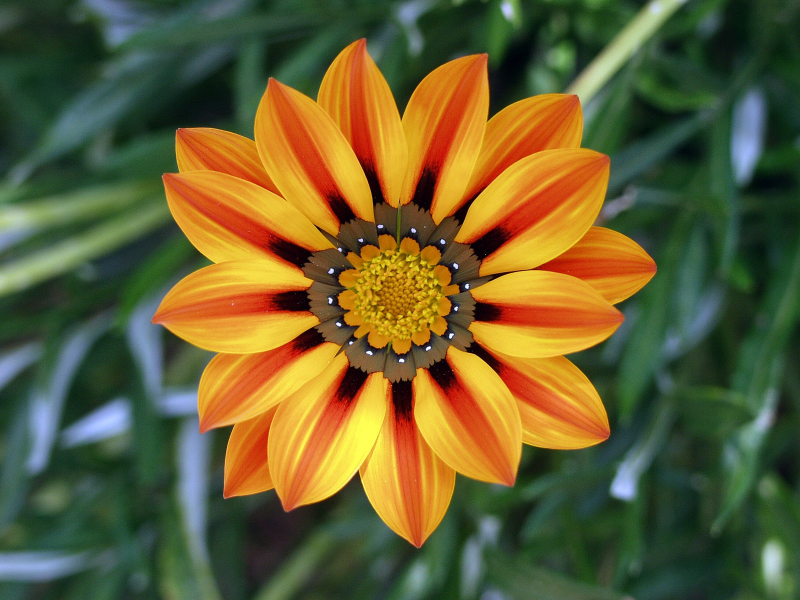
#> input picture Camera/Flower.jpg, 1600 x 1200 px (shown at 1/2 size)
$ python image.py
#> lines starting #> are read from the running program, lines starting #| are printed output that depends on the picture; after the words box and inside, x2 and y2 are one past the last pixel; in counts of white or black regions, pixels touching at a corner belong together
#> in main, image is the input picture: shape (1200, 1600, 3); mean B, G, R 50.7, 94.9, 102.7
import cv2

# [53 lines left out: functions roiImage, resizeImage, rotateImage, smoothImage, edgeDetection, not called in this run]

def thresholdImage(image):
    gray = cv2.cvtColor(image, cv2.COLOR_BGR2GRAY)
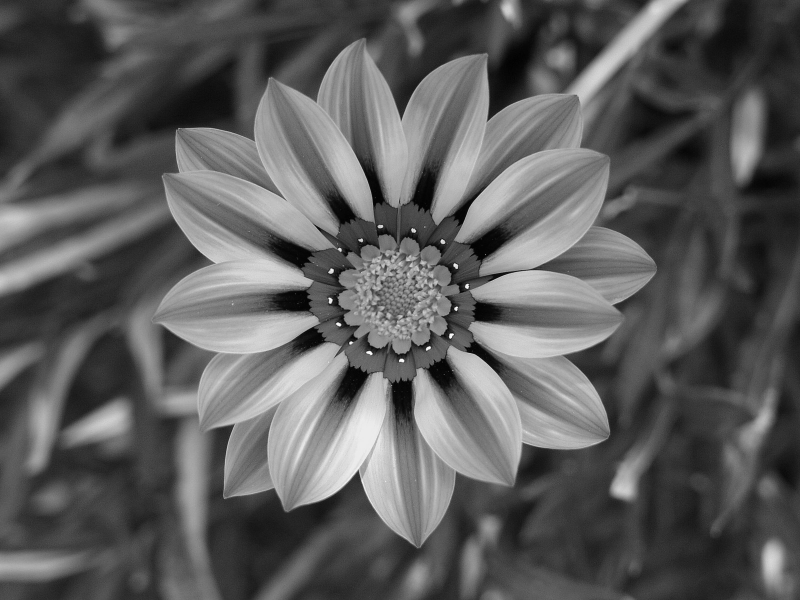
#> gray: shape (1200, 1600) (shown at 1/2 size); min 0, max 254, mean 92.2
    _, threshold = cv2.threshold(gray, 150, 255, cv2.THRESH_BINARY)
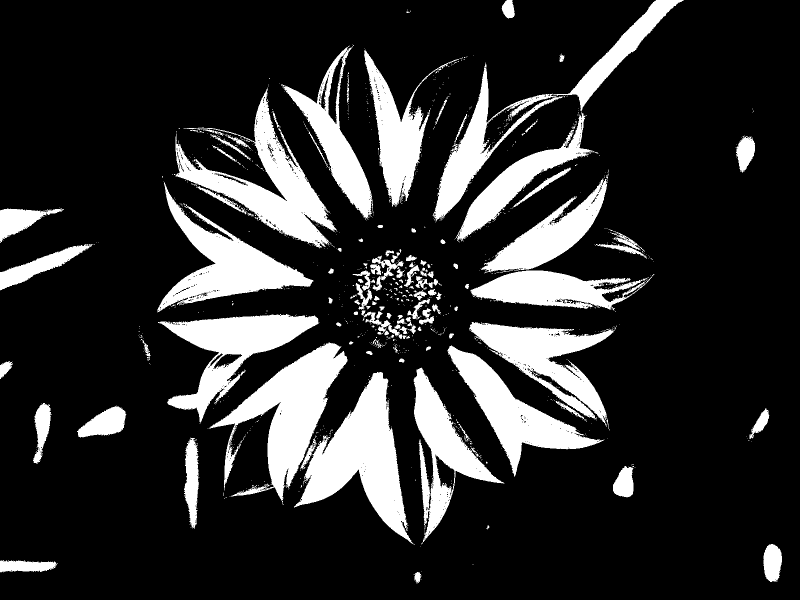
#> threshold: shape (1200, 1600) (shown at 1/2 size); 18.1% white; 1100 white regions (973 under 20 px), largest, box (x1, y1, x2, y2) and area: (588, 744, 829, 1090) 31832, (418, 685, 695, 1010) 30689, (351, 178, 674, 497) 27934

    cv2.imshow('Threshold Image', threshold)

    cv2.waitKey(0)
    cv2.destroyAllWindows()

# [14 lines left out: function detectContours, not called in this run]

def main():
    image = cv2.imread('Flower.jpg')
    thresholdImage(image)


if __name__ == "__main__":
    main()
